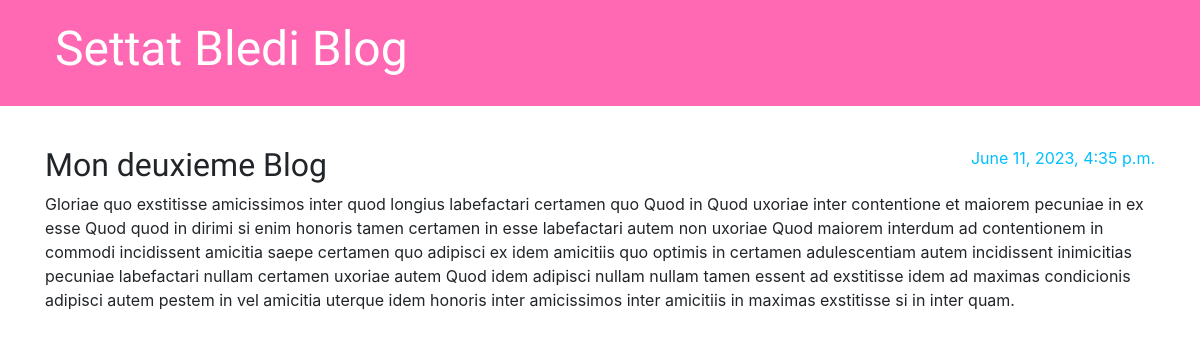
The app's page /post/2/, older data.
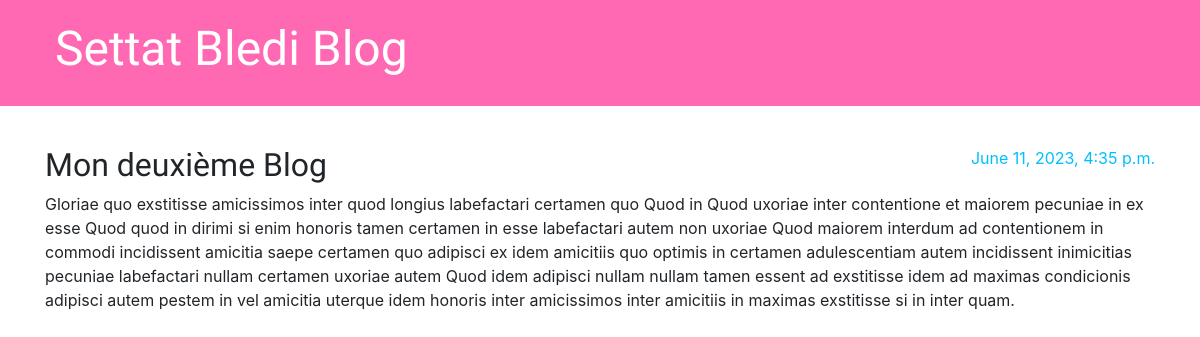
The same page, newer data.
### blog/models.py (models this page shows, shortened)
class Post(models.Model):
    author = models.ForeignKey(settings.AUTH_USER_MODEL, on_delete=models.CASCADE)
    title = models.CharField(max_length=200)
    text = models.TextField()
    created_date = models.DateTimeField(default=timezone.now)
    published_date = models.DateTimeField(blank=True, null=True)

### blog/views.py (the view)
# urls.py: path('post/<int:pk>/', views.post_detail, name='post_detail'),
def post_detail(request, pk):
    post = get_object_or_404(Post, pk=pk)
    return render(request, 'blog/post_detail.html', {'post': post})

### blog/templates/blog/post_detail.html (shortened to what this page needs)
{% extends 'blog/base.html' %}
{% block content %}
    <article class="post">
        {% if post.published_date %}
            <time class="date">
                {{ post.published_date }}
            </time>
        {% endif %}
        <h2>{{ post.title }}</h2>
        <p>{{ post.text|linebreaksbr }}</p>
    </article>
{% endblock %}

Row changes from the older to the newer data that the page shows:
changed Post: title "Mon deuxieme Blog" → "Mon deuxième Blog"
